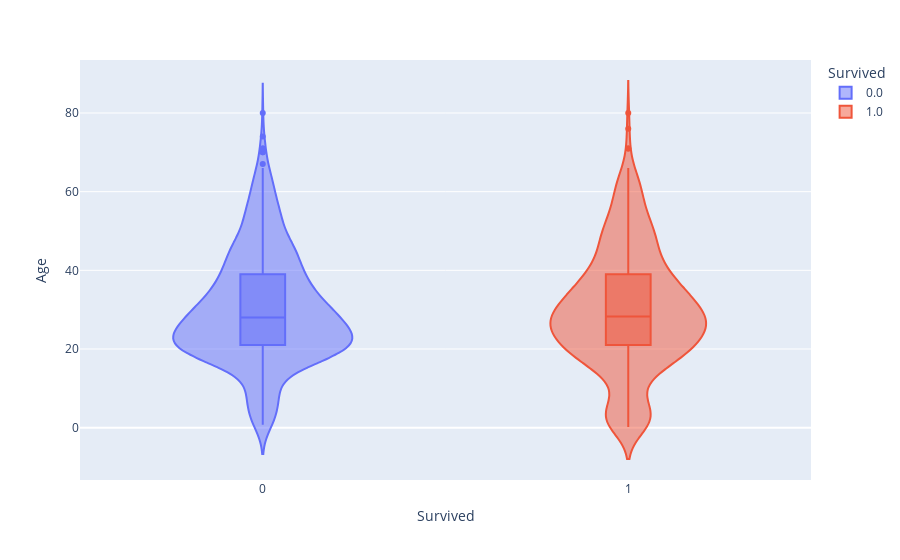

Source (notebook cell):
### Code cell
violin('Age')

### Figure 1 — Plotly figure (JSON) as saved in the notebook; plotly's stock layout.template omitted (floating-point values rounded to 4 significant figures; data arrays with more than 128 entries replaced by an {"elided": "..."} marker saying what was removed)
{"data": [{"alignmentgroup": "True", "box": {"visible": true}, "hovertemplate": "Survived=%{x}<br>Age=%{y}<extra></extra>", "legendgroup": "0.0", "marker": {"color": "#636efa"}, "name": "0.0", "offsetgroup": "0.0", "orientation": "v", "scalegroup": "True", "showlegend": true, "type": "violin", "x": {"elided": "801 int values"}, "x0": " ", "xaxis": "x", "y": {"elided": "801 float values"}, "y0": " ", "yaxis": "y"}, {"alignmentgroup": "True", "box": {"visible": true}, "hovertemplate": "Survived=%{x}<br>Age=%{y}<extra></extra>", "legendgroup": "1.0", "marker": {"color": "#EF553B"}, "name": "1.0", "offsetgroup": "1.0", "orientation": "v", "scalegroup": "True", "showlegend": true, "type": "violin", "x": {"elided": "508 int values"}, "x0": " ", "xaxis": "x", "y": {"elided": "508 float values"}, "y0": " ", "yaxis": "y"}], "layout": {"legend": {"title": {"text": "Survived"}, "tracegroupgap": 0}, "margin": {"t": 60}, "violinmode": "overlay", "xaxis": {"anchor": "y", "categoryarray": [0, 1], "categoryorder": "array", "domain": [0, 1], "title": {"text": "Survived"}}, "yaxis": {"anchor": "x", "domain": [0, 1], "title": {"text": "Age"}}}}
